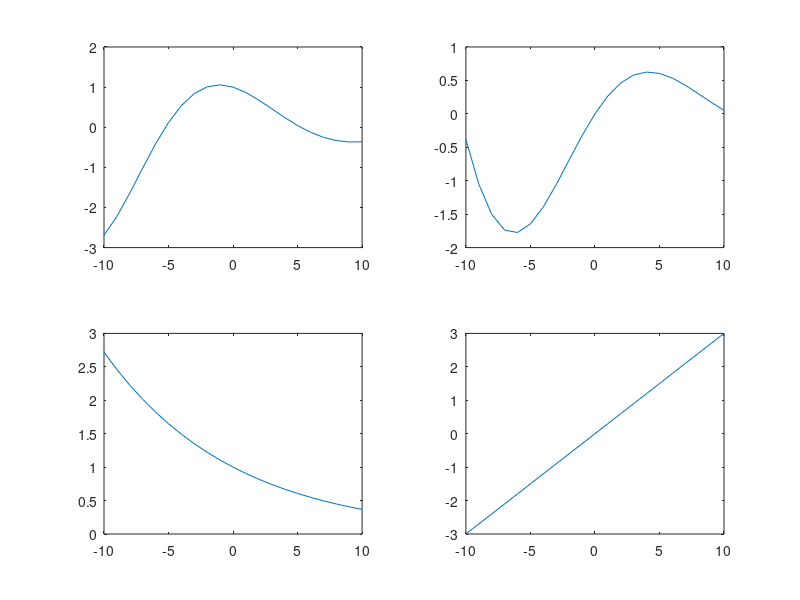

MATLAB code to generate this figure:
t=linspace(-10,10,21);
x=exp((-0.1+j*0.3)*t);
mag=abs(x);
phase=angle(x);
r=real(x);
i=imag(x);
figure; 
subplot(2,2,1); plot(t,r);
subplot(2,2,2); plot(t,i);
subplot(2,2,3); plot(t,mag); 
subplot(2,2,4); plot(t,phase);